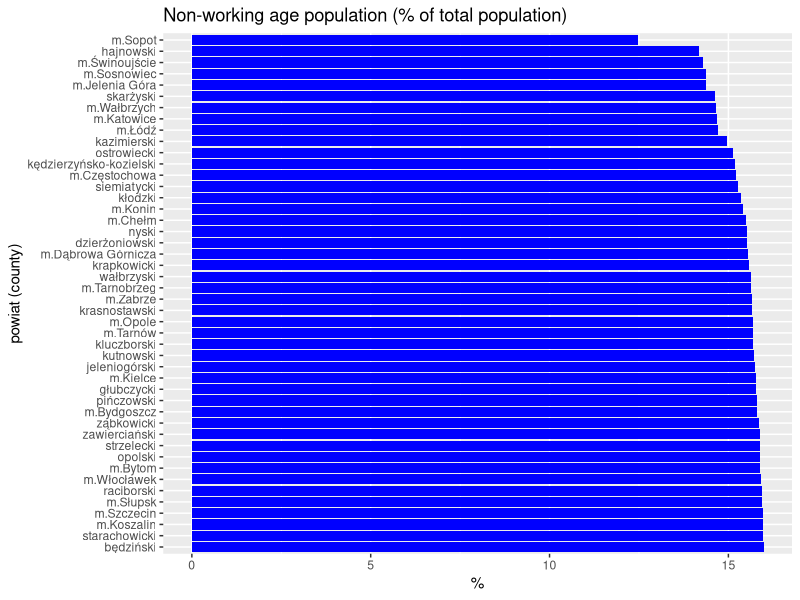
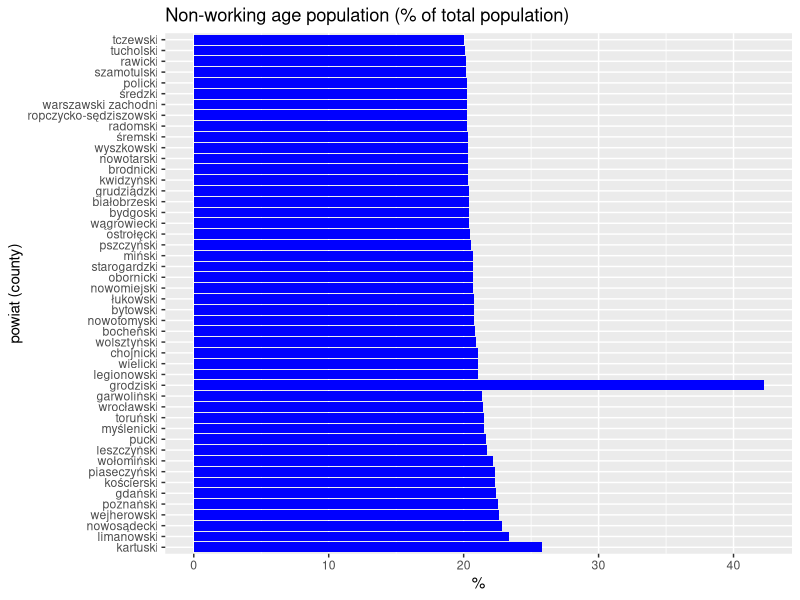

The R script that drew these images, in order:
library(ggplot2)

dd <- read.csv("powiatyBySzkolyT.csv", sep = ';',  header=T, na.string="NA", colClasses=c("teryt"="character"));

##ggplot(d, aes(woj)) + geom_bar(aes(fill=woj)) + coord_flip() + ggtitle("Liczba szkół")

fivenum(dd$ppp.p);

## https://sebastiansauer.github.io/ordering-bars/
d <- subset (dd, ppp.p< 16.0 );
ggplot(data=d, aes(x=reorder(nazwa,-ppp.p), y=ppp.p)) +  geom_bar(stat="identity", fill = "blue") + coord_flip() +
 ggtitle("Non-working age population (% of total population)") +
 ylab("%") + xlab("powiat (county)")

d <- subset (dd, ppp.p> 20.0 );
ggplot(data=d, aes(x=reorder(nazwa,-ppp.p), y=ppp.p)) +  geom_bar(stat="identity", fill = "blue") + coord_flip() +
 ggtitle("Non-working age population (% of total population)") +
 ylab("%") + xlab("powiat (county)")
